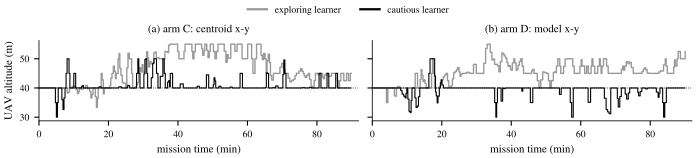

Write Python code to recreate this figure.
"""Fig. 6: UAV altitude over the mission, capped forest, learned-altitude arms
C and D, exploring (prober) vs cautious learner. Sources: sar_forest.csv in
logs/campaign_20261112_032955 (C prober), _002402 (D prober),
_102709 (C cautious), _115951 (D cautious)."""
import pandas as pd
import matplotlib.pyplot as plt
from style import setup, FULL_W, OUT

setup()
RUNS = {"C": {"exploring": "logs/campaign_20261112_032955", "cautious": "logs/campaign_20261112_102709"},
        "D": {"exploring": "logs/campaign_20261112_002402", "cautious": "logs/campaign_20261112_115951"}}
TITLE = {"C": "(a) arm C: centroid x-y", "D": "(b) arm D: model x-y"}
fig, axes = plt.subplots(1, 2, figsize=(FULL_W, 1.55), sharey=True)
for ax, arm in zip(axes, "CD"):
    for name, ls, g, lw in [("exploring", "-", "0.6", 1.0), ("cautious", "-", "0.0", 0.8)]:
        x = pd.read_csv(f"{RUNS[arm][name]}/sar_forest.csv"); t = pd.to_datetime(x.timestamp)
        ax.step((t - t.iloc[0]).dt.total_seconds() / 60, x.uav_z_m, where="post", color=g, ls=ls, lw=lw,
                label=f"{name} learner")
    ax.axhline(40, color="0", ls=":", lw=0.6)
    ax.set_title(TITLE[arm], fontsize=8); ax.set_xlabel("mission time (min)"); ax.set_xlim(0, 92)
axes[0].set_ylabel("UAV altitude (m)"); axes[0].set_yticks([30, 40, 50])
lg = fig.legend(*axes[0].get_legend_handles_labels(), loc="upper center", ncol=2, bbox_to_anchor=(0.5, 1.1))
for h in lg.get_lines():
    h.set_linewidth(1.6)
fig.tight_layout(w_pad=0.8)
fig.savefig(f"{OUT}/fig_altitude.pdf")
print("fig_altitude.pdf")
